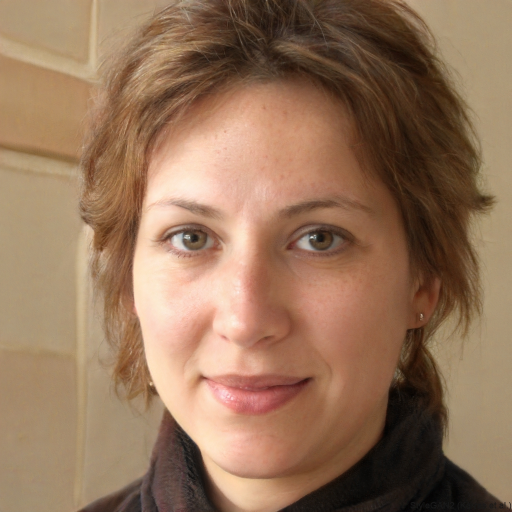
#> input picture entrenamiento/1-chica con pelo corto.jpg, 1024 x 1024 px (shown at 1/2 size); its folder holds only this picture in this run
$ python entrenamiento.py
#> lines starting #> are read from the running program, lines starting #| are printed output that depends on the picture
from PIL import Image,ImageFilter
import os

archivos = os.listdir("entrenamiento")

for archivo in archivos:
    memoria = open("memoria.txt",'a')
    imagen = Image.open("entrenamiento/"+archivo)
#> imagen is the input picture: PIL image 1024x1024 RGB; mean R, G, B 149.2, 116.1, 90.2
    escalado = imagen.resize((512,512))
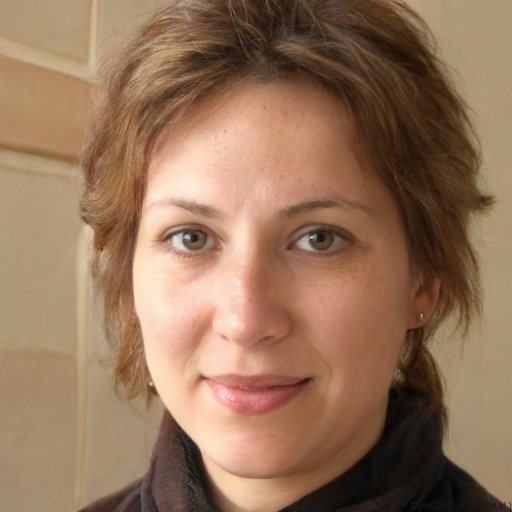
#> escalado: PIL image 512x512 RGB; mean R, G, B 149.2, 116.1, 90.2
    grises = escalado.convert("L")
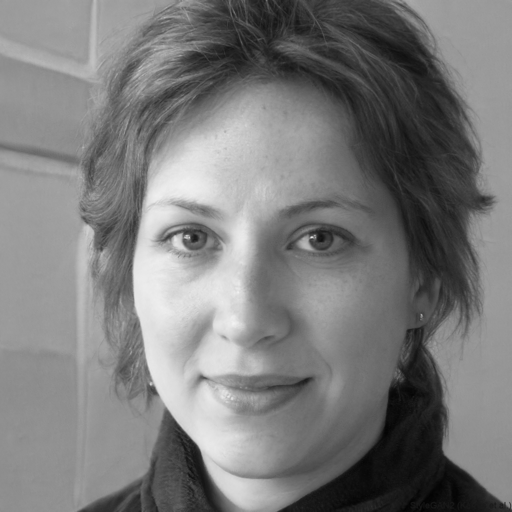
#> grises: PIL image 512x512 L; min 2, max 243, mean 123
    bordes = grises.filter(ImageFilter.FIND_EDGES)
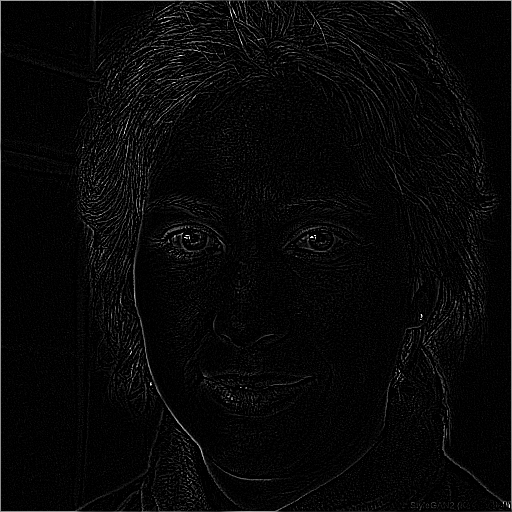
#> bordes: PIL image 512x512 L; min 0, max 255, mean 7.9
    blancoynegro = bordes.point(lambda x:0 if x < 50 else 255,'1')
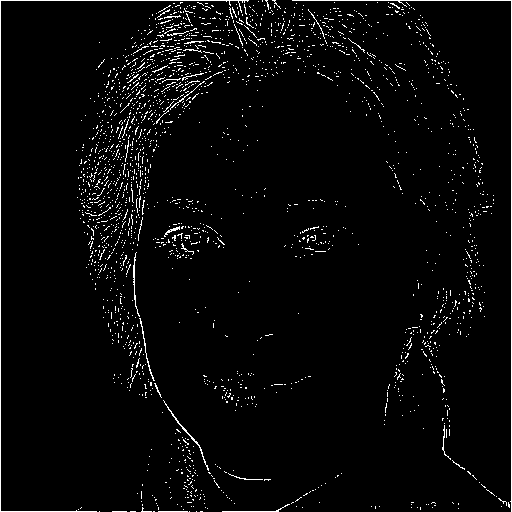
#> blancoynegro: PIL image 512x512 1; 3.2% white in thin lines or dots
    pixeles = blancoynegro.load()
    anchurabloque = 3
    longitud = pow(2,pow(anchurabloque,2))
    lista = []
    for i in range(0,longitud):
        lista.append(0)
    for xi in range(0,512-anchurabloque):
        for yi in range(0,512-anchurabloque):
            cadena = ""
            for x in range(0,anchurabloque):
                for y in range(0,anchurabloque):
                    if pixeles[xi+x,yi+y] == 255:
                        cadena += "1"
                    else:
                        cadena += "0"
            lista[int(cadena,2)] += 1
    print("ok")
    valores = ','.join(map(str,lista))
    memoria.write(archivo.split("-")[1].split(".")[0]+"|"+valores+"\n")
    memoria.close()

$ run again, on entrenamiento/5-diadema.jpg
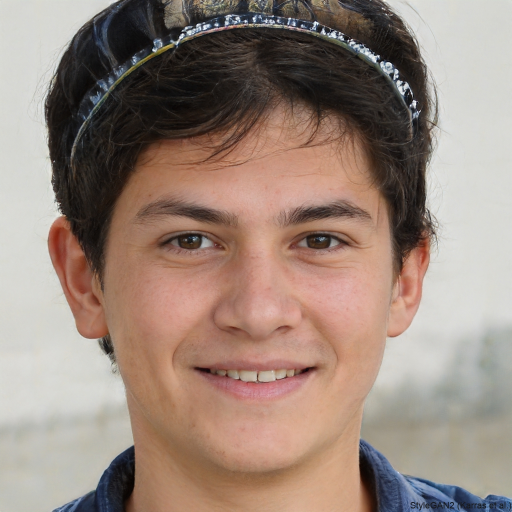
#> input picture entrenamiento/5-diadema.jpg, 1024 x 1024 px (shown at 1/2 size)
#> imagen is the input picture: PIL image 1024x1024 RGB; mean R, G, B 153.2, 133.9, 122.9
#> `grises = escalado.convert("L")`:
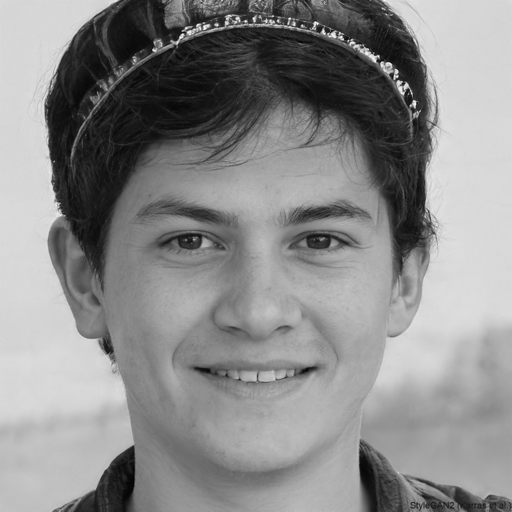
#> grises: PIL image 512x512 L; min 4, max 255, mean 138.4
#> `blancoynegro = bordes.point(lambda x:0 if x < 50 else 255,'1')`:
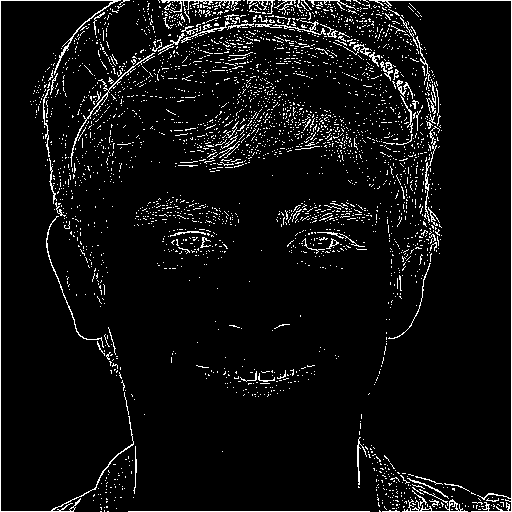
#> blancoynegro: PIL image 512x512 1; 5.8% white in thin lines or dots

$ run again, on entrenamiento/6-señor con pelo raro.jpg
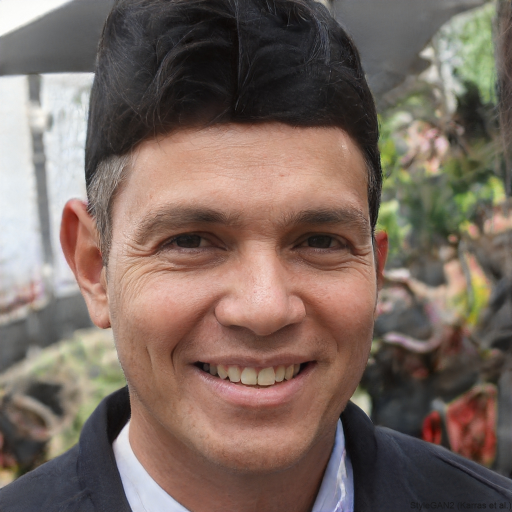
#> input picture entrenamiento/6-señor con pelo raro.jpg, 1024 x 1024 px (shown at 1/2 size)
#> imagen is the input picture: PIL image 1024x1024 RGB; mean R, G, B 122.3, 105.1, 96.1
#> `grises = escalado.convert("L")`:
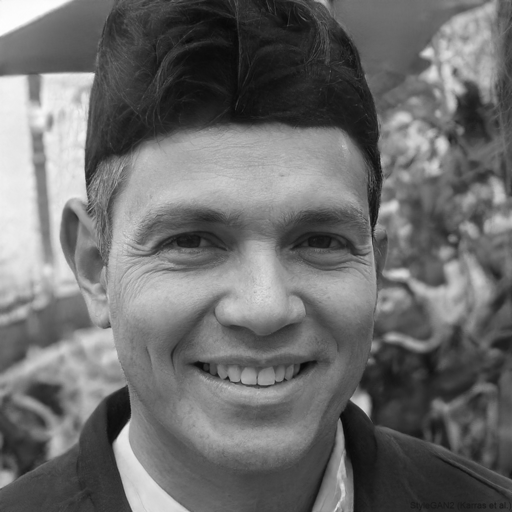
#> grises: PIL image 512x512 L; min 7, max 254, mean 109.2
#> `blancoynegro = bordes.point(lambda x:0 if x < 50 else 255,'1')`:
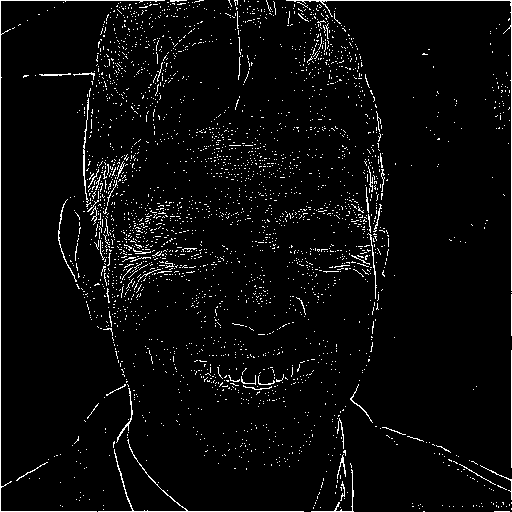
#> blancoynegro: PIL image 512x512 1; 4% white in thin lines or dots

$ run again, on entrenamiento/7-niño.jpg
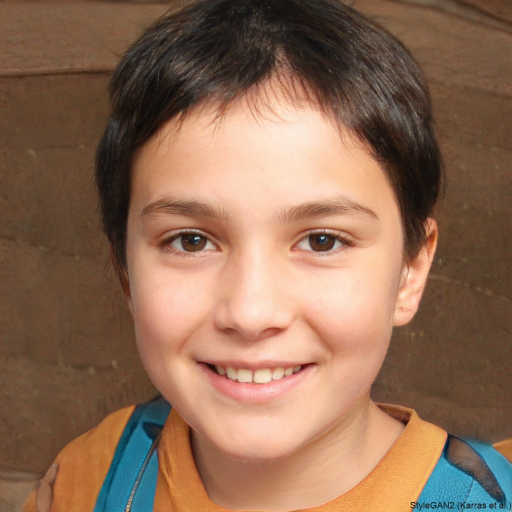
#> input picture entrenamiento/7-niño.jpg, 1024 x 1024 px (shown at 1/2 size)
#> imagen is the input picture: PIL image 1024x1024 RGB; mean R, G, B 141.9, 107.4, 84.8
#> `grises = escalado.convert("L")`:
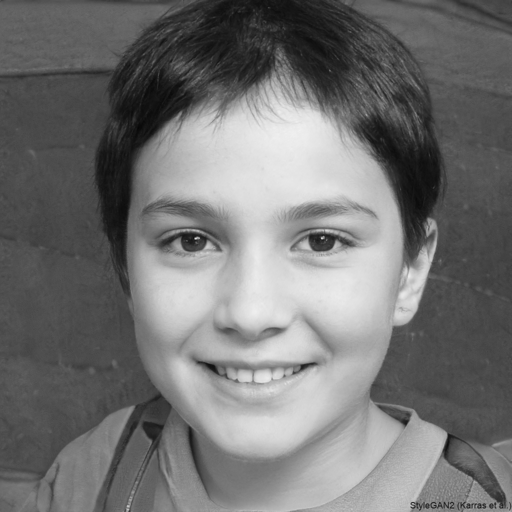
#> grises: PIL image 512x512 L; min 6, max 241, mean 115.2
#> `blancoynegro = bordes.point(lambda x:0 if x < 50 else 255,'1')`:
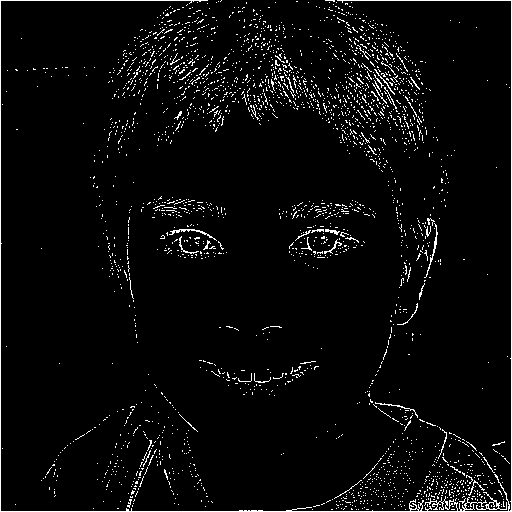
#> blancoynegro: PIL image 512x512 1; 3.9% white in thin lines or dots

$ run again, on entrenamiento/2-chica con rasgos orientales.jpg
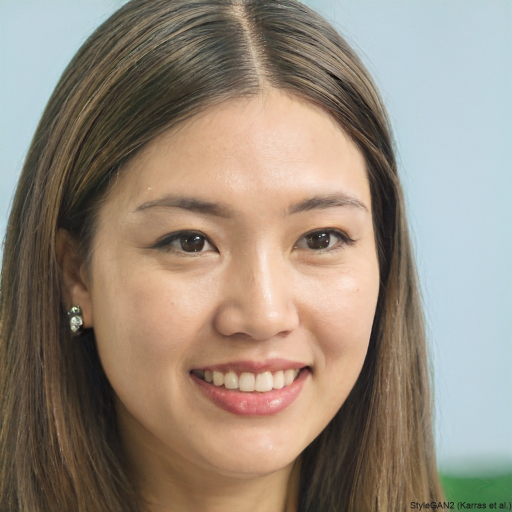
#> input picture entrenamiento/2-chica con rasgos orientales.jpg, 1024 x 1024 px (shown at 1/2 size)
#> imagen is the input picture: PIL image 1024x1024 RGB; mean R, G, B 150.8, 137.9, 123.7
#> `blancoynegro = bordes.point(lambda x:0 if x < 50 else 255,'1')`:
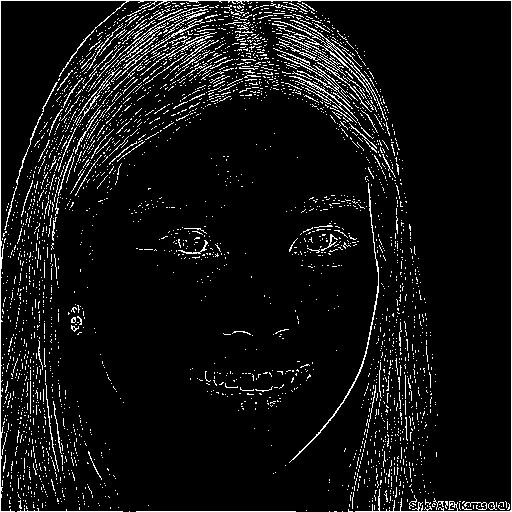
#> blancoynegro: PIL image 512x512 1; 7% white in thin lines or dots
